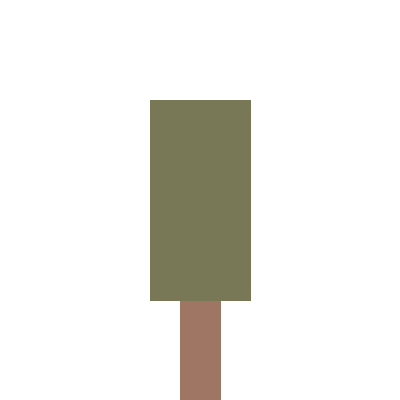

Write Python code to recreate this figure.
import random
from PIL import Image, ImageDraw

image = Image.new("RGBA", (400, 400), (255, 255, 255, 0))
draw = ImageDraw.Draw(image)

tronc = "#9f7563"
feuille = "#797856"

# Tronc plus haut et plus mince
tronc_x1, tronc_y1 = 180, 200
tronc_x2, tronc_y2 = 220, 400
draw.rectangle((tronc_x1, tronc_y1, tronc_x2, tronc_y2), fill=tronc)

# Feuilles plus hautes et plus minces
draw.rectangle((150, 100, 250, 300), fill=feuille)

image.save("erable_de_sucre-automne.png")
